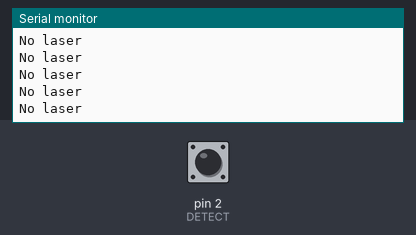
The sketch below on a simulated Arduino Uno, built with avr-gcc and run on an emulated ATmega328P. On the bench: the last lines printed to the serial monitor. Inputs (shaded band) come from the test bench; at power-on: pin 2 (DETECT) LOW.

Above: at 1.2 s.
1.3 s: pin 2 (DETECT) driven HIGH
At 2.1 s:
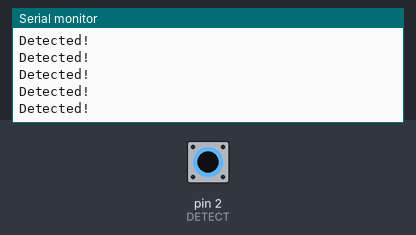
3.2 s: pin 2 (DETECT) driven LOW
At 3.9 s:
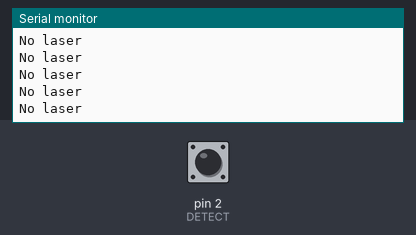
6.2 s: pin 2 (DETECT) driven HIGH
At 7.0 s:
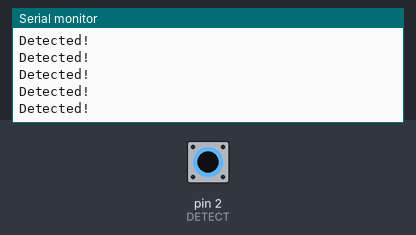
9.2 s: pin 2 (DETECT) driven LOW
At 9.8 s:
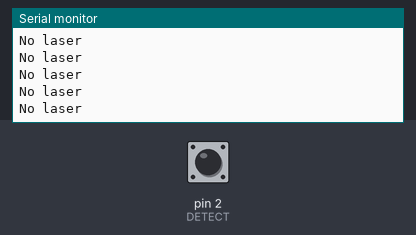

Measured:
- after the input at 1.3 s, the serial monitor: prints a new line after 0.07 s (image 1)

The sketch:

arduino_laser_detector.ino
```cpp
int DETECT = 2;
void setup() {
  Serial.begin(9600);
  Serial.println("Robojax.com Laser Module Test");
  pinMode(DETECT, INPUT);//define detect input pin

  // Laser sensor code for Robojax.com

}

void loop() {
     // Laser Sensor code for Robojax.com
  int detected = digitalRead(DETECT);// read Laser sensor

  if( detected == HIGH)
  {
    Serial.println("Detected!");

  }else{
    Serial.println("No laser");
     // Laser Sensor code for Robojax.com

  }
}
```
